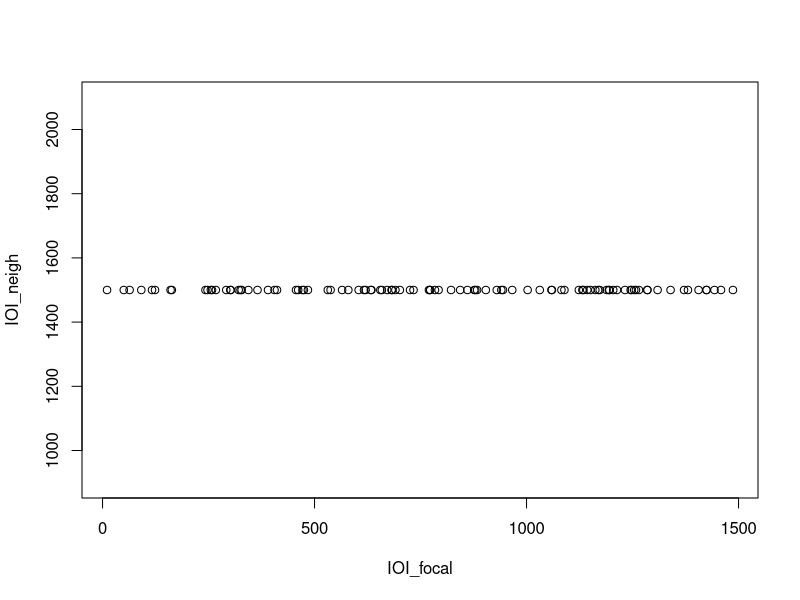
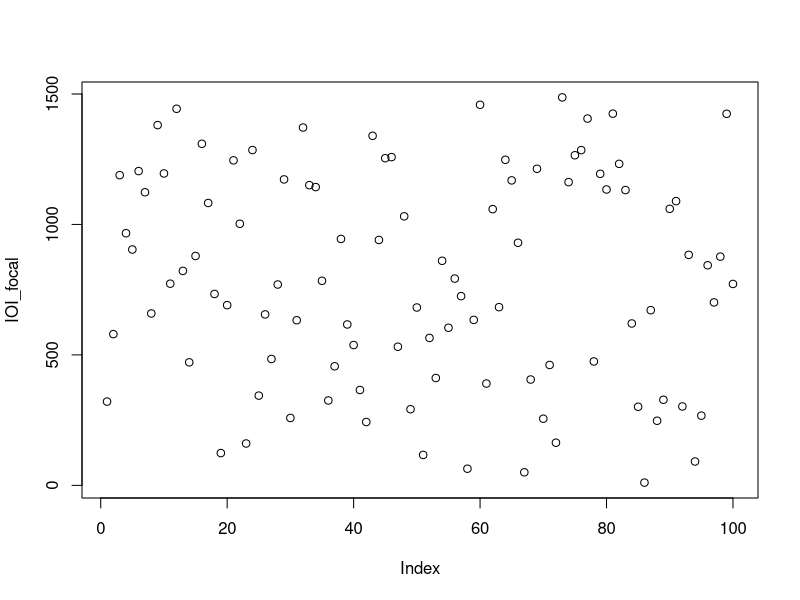

Source code (R) for these figures, in order:

# i time
# T[i] signalling period of the focal animal
# Tprime[i] signalling period of the neighboring animal
# T_free free running period (if nobody else was around)
# a, b, c, k scaling parameters
# l length of signal

a <- 1/2
b <- 1/10
c <- 1/5
k <- 4
T_free <- 1500 
n <- 100

# Creating vectors for vocalizations
IOI_neigh = rep(T_free, n)
IOI_focal <- rep(NA, n)

## Neighboring individual vocalizes with period T_free


for (i in seq(n)) {
  IOI_focal[i] <- runif(1, 0, IOI_neigh[i])
}

plot(IOI_focal, IOI_neigh)
plot(IOI_focal)
